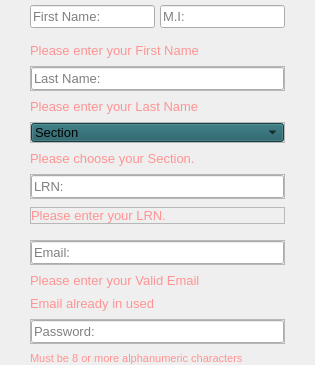
                 <widget class="QWidget" name="widget_6" native="true">
                  <layout class="QVBoxLayout" name="verticalLayout_6">
                   <property name="spacing">
                    <number>15</number>
                   </property>
                   <property name="leftMargin">
                    <number>0</number>
                   </property>
                   <property name="topMargin">
                    <number>5</number>
                   </property>
                   <property name="rightMargin">
                    <number>0</number>
                   </property>
                   <property name="bottomMargin">
                    <number>0</number>
                   </property>
                   <item>
                    <widget class="QWidget" name="widget_12" native="true">
                     <layout class="QVBoxLayout" name="verticalLayout_29">
                      <property name="spacing">
                       <number>25</number>
                      </property>
                      <property name="leftMargin">
                       <number>0</number>
                      </property>
                      <property name="topMargin">
                       <number>0</number>
                      </property>
                      <property name="rightMargin">
                       <number>0</number>
                      </property>
                      <property name="bottomMargin">
                       <number>0</number>
                      </property>
                      <item>
                       <widget class="QWidget" name="widget_8" native="true">
                        <layout class="QHBoxLayout" name="horizontalLayout_5">
                         <property name="spacing">
                          <number>5</number>
                         </property>
                         <property name="sizeConstraint">
                          <enum>QLayout::SetFixedSize</enum>
                         </property>
                         <property name="leftMargin">
                          <number>0</number>
                         </property>
                         <property name="topMargin">
                          <number>0</number>
                         </property>
                         <property name="rightMargin">
                          <number>0</number>
                         </property>
                         <property name="bottomMargin">
                          <number>0</number>
                         </property>
                         <item>
                          <widget class="QWidget" name="widget_9" native="true">
                           <layout class="QVBoxLayout" name="verticalLayout_9">
                            <property name="spacing">
                             <number>0</number>
                            </property>
                            <property name="leftMargin">
                             <number>30</number>
                            </property>
                            <property name="topMargin">
                             <number>0</number>
                            </property>
                            <property name="rightMargin">
                             <number>0</number>
                            </property>
                            <property name="bottomMargin">
                             <number>0</number>
                            </property>
                            <item>
                             <widget class="QLineEdit" name="studFirst_lineEdit">
                              <property name="font">
                               <font>
                                <pointsize>10</pointsize>
                               </font>
                              </property>
                              <property name="toolTip">
                               <string>Required*</string>
                              </property>
                              <property name="styleSheet">
                               <string notr="true"/>
                              </property>
                              <property name="text">
                               <string/>
                              </property>
                              <property name="placeholderText">
                               <string>First Name:</string>
                              </property>
                             </widget>
                            </item>
                           </layout>
                          </widget>
                         </item>
                         <item alignment="Qt::AlignLeft">
                          <widget class="QWidget" name="widget_10" native="true">
                           <layout class="QVBoxLayout" name="verticalLayout_7">
                            <property name="spacing">
                             <number>0</number>
                            </property>
                            <property name="leftMargin">
                             <number>0</number>
                            </property>
                            <property name="topMargin">
                             <number>0</number>
                            </property>
                            <property name="rightMargin">
                             <number>30</number>
                            </property>
                            <property name="bottomMargin">
                             <number>0</number>
                            </property>
                            <item>
                             <widget class="QLineEdit" name="studMiddle_lineEdit">
                              <property name="font">
                               <font>
                                <pointsize>10</pointsize>
                               </font>
                              </property>
                              <property name="toolTip">
                               <string>Required*</string>
                              </property>
                              <property name="styleSheet">
                               <string notr="true"/>
                              </property>
                              <property name="text">
                               <string/>
                              </property>
                              <property name="placeholderText">
                               <string>M.I:</string>
                              </property>
                             </widget>
                            </item>
                           </layout>
                          </widget>
                         </item>
                        </layout>
                       </widget>
                      </item>
                     </layout>
                    </widget>
                   </item>
                   <item>
                    <widget class="QWidget" name="widget_11" native="true">
                     <layout class="QVBoxLayout" name="verticalLayout_11">
                      <property name="spacing">
                       <number>8</number>
                      </property>
                      <property name="leftMargin">
                       <number>30</number>
                      </property>
                      <property name="topMargin">
                       <number>0</number>
                      </property>
                      <property name="rightMargin">
                       <number>30</number>
                      </property>
                      <property name="bottomMargin">
                       <number>0</number>
                      </property>
                      <item>
                       <widget class="QWidget" name="warningFname" native="true">
                        <layout class="QVBoxLayout" name="verticalLayout_15">
                         <property name="spacing">
                          <number>0</number>
                         </property>
                         <property name="leftMargin">
                          <number>0</number>
                         </property>
                         <property name="topMargin">
                          <number>0</number>
                         </property>
                         <property name="rightMargin">
                          <number>0</number>
                         </property>
                         <property name="bottomMargin">
                          <number>0</number>
                         </property>
                         <item>
                          <widget class="QLabel" name="label_14">
                           <property name="font">
                            <font>
                             <family>MS Shell Dlg 2</family>
                             <pointsize>10</pointsize>
                            </font>
                           </property>
                           <property name="text">
                            <string>&lt;html&gt;&lt;head/&gt;&lt;body&gt;&lt;p&gt;&lt;span style=&quot; color:#ff9393;&quot;&gt;Please enter your First Name&lt;/span&gt;&lt;/p&gt;&lt;/body&gt;&lt;/html&gt;</string>
                           </property>
                           <property name="textFormat">
                            <enum>Qt::RichText</enum>
                           </property>
                           <property name="alignment">
                            <set>Qt::AlignLeading|Qt::AlignLeft|Qt::AlignVCenter</set>
                           </property>
                          </widget>
                         </item>
                        </layout>
                       </widget>
                      </item>
                      <item>
                       <widget class="QFrame" name="frame_7">
                        <property name="frameShape">
                         <enum>QFrame::StyledPanel</enum>
                        </property>
                        <property name="frameShadow">
                         <enum>QFrame::Raised</enum>
                        </property>
                        <layout class="QVBoxLayout" name="verticalLayout_22">
                         <property name="spacing">
                          <number>0</number>
                         </property>
                         <property name="leftMargin">
                          <number>0</number>
                         </property>
                         <property name="topMargin">
                          <number>0</number>
                         </property>
                         <property name="rightMargin">
                          <number>0</number>
                         </property>
                         <property name="bottomMargin">
                          <number>0</number>
                         </property>
                         <item>
                          <widget class="QLineEdit" name="studLast_lineEdit">
                           <property name="font">
                            <font>
                             <pointsize>10</pointsize>
                            </font>
                           </property>
                           <property name="toolTip">
                            <string>Required*</string>
                           </property>
                           <property name="styleSheet">
                            <string notr="true"/>
                           </property>
                           <property name="text">
                            <string/>
                           </property>
                           <property name="placeholderText">
                            <string>Last Name:</string>
                           </property>
                          </widget>
                         </item>
                        </layout>
                       </widget>
                      </item>
                      <item>
                       <widget class="QWidget" name="warningLname" native="true">
                        <layout class="QVBoxLayout" name="verticalLayout_16">
                         <property name="spacing">
                          <number>0</number>
                         </property>
                         <property name="leftMargin">
                          <number>0</number>
                         </property>
                         <property name="topMargin">
                          <number>0</number>
                         </property>
                         <property name="rightMargin">
                          <number>0</number>
                         </property>
                         <property name="bottomMargin">
                          <number>0</number>
                         </property>
                         <item>
                          <widget class="QLabel" name="label_15">
                           <property name="font">
                            <font>
                             <family>MS Shell Dlg 2</family>
                             <pointsize>10</pointsize>
                            </font>
                           </property>
                           <property name="text">
                            <string>&lt;html&gt;&lt;head/&gt;&lt;body&gt;&lt;p&gt;&lt;span style=&quot; color:#ff9393;&quot;&gt;Please enter your Last Name&lt;/span&gt;&lt;/p&gt;&lt;/body&gt;&lt;/html&gt;</string>
                           </property>
                           <property name="textFormat">
                            <enum>Qt::RichText</enum>
                           </property>
                           <property name="alignment">
                            <set>Qt::AlignLeading|Qt::AlignLeft|Qt::AlignVCenter</set>
                           </property>
                          </widget>
                         </item>
                        </layout>
                       </widget>
                      </item>
                      <item>
                       <widget class="QFrame" name="frame_8">
                        <property name="frameShape">
                         <enum>QFrame::StyledPanel</enum>
                        </property>
                        <property name="frameShadow">
                         <enum>QFrame::Raised</enum>
                        </property>
                        <layout class="QHBoxLayout" name="horizontalLayout_6">
                         <property name="spacing">
                          <number>0</number>
                         </property>
                         <property name="leftMargin">
                          <number>0</number>
                         </property>
                         <property name="topMargin">
                          <number>0</number>
                         </property>
                         <property name="rightMargin">
                          <number>0</number>
                         </property>
                         <property name="bottomMargin">
                          <number>0</number>
                         </property>
                         <item>
                          <widget class="QComboBox" name="studSec_comboBox">
                           <property name="font">
                            <font>
                             <pointsize>10</pointsize>
                            </font>
                           </property>
                           <property name="styleSheet">
                            <string notr="true">background-color: rgb(29, 89, 98);
padding-left: 3px;</string>
                           </property>
                           <item>
                            <property name="text">
                             <string>Section</string>
                            </property>
                           </item>
                           <item>
                            <property name="text">
                             <string>A</string>
                            </property>
                           </item>
                           <item>
                            <property name="text">
                             <string>B</string>
                            </property>
                           </item>
                           <item>
                            <property name="text">
                             <string>C</string>
                            </property>
                           </item>
                           <item>
                            <property name="text">
                             <string>D</string>
                            </property>
                           </item>
                           <item>
                            <property name="text">
                             <string>E</string>
                            </property>
                           </item>
                          </widget>
                         </item>
                        </layout>
                       </widget>
                      </item>
                      <item>
                       <widget class="QWidget" name="warningYrSec" native="true">
                        <layout class="QVBoxLayout" name="verticalLayout_17">
                         <property name="spacing">
                          <number>0</number>
                         </property>
                         <property name="leftMargin">
                          <number>0</number>
                         </property>
                         <property name="topMargin">
                          <number>0</number>
                         </property>
                         <property name="rightMargin">
                          <number>0</number>
                         </property>
                         <property name="bottomMargin">
                          <number>0</number>
                         </property>
                         <item>
                          <widget class="QLabel" name="label_16">
                           <property name="font">
                            <font>
                             <family>MS Shell Dlg 2</family>
                             <pointsize>10</pointsize>
                            </font>
                           </property>
                           <property name="text">
                            <string>&lt;html&gt;&lt;head/&gt;&lt;body&gt;&lt;p&gt;&lt;span style=&quot; color:#ff9393;&quot;&gt;Please choose your Section.&lt;/span&gt;&lt;/p&gt;&lt;/body&gt;&lt;/html&gt;</string>
                           </property>
                           <property name="textFormat">
                            <enum>Qt::RichText</enum>
                           </property>
                           <property name="alignment">
                            <set>Qt::AlignLeading|Qt::AlignLeft|Qt::AlignVCenter</set>
                           </property>
                          </widget>
                         </item>
                        </layout>
                       </widget>
                      </item>
                      <item>
                       <widget class="QFrame" name="frame_12">
                        <property name="frameShape">
                         <enum>QFrame::StyledPanel</enum>
                        </property>
                        <property name="frameShadow">
                         <enum>QFrame::Raised</enum>
                        </property>
                        <layout class="QVBoxLayout" name="verticalLayout_23">
                         <property name="spacing">
                          <number>0</number>
                         </property>
                         <property name="leftMargin">
                          <number>0</number>
                         </property>
                         <property name="topMargin">
                          <number>0</number>
                         </property>
                         <property name="rightMargin">
                          <number>0</number>
                         </property>
                         <property name="bottomMargin">
                          <number>0</number>
                         </property>
                         <item>
                          <widget class="QLineEdit" name="studSchoolID_lineEdit">
                           <property name="font">
                            <font>
                             <pointsize>10</pointsize>
                            </font>
                           </property>
                           <property name="toolTip">
                            <string>Required*</string>
                           </property>
                           <property name="styleSheet">
                            <string notr="true"/>
                           </property>
                           <property name="text">
                            <string/>
                           </property>
                           <property name="placeholderText">
                            <string>LRN:</string>
                           </property>
                          </widget>
                         </item>
                        </layout>
                       </widget>
                      </item>
                      <item>
                       <widget class="QFrame" name="warningStudID">
                        <property name="frameShape">
                         <enum>QFrame::StyledPanel</enum>
                        </property>
                        <property name="frameShadow">
                         <enum>QFrame::Raised</enum>
                        </property>
                        <layout class="QVBoxLayout" name="verticalLayout_27">
                         <property name="spacing">
                          <number>0</number>
                         </property>
                         <property name="leftMargin">
                          <number>0</number>
                         </property>
                         <property name="topMargin">
                          <number>0</number>
                         </property>
                         <property name="rightMargin">
                          <number>0</number>
                         </property>
                         <property name="bottomMargin">
                          <number>0</number>
                         </property>
                         <item>
                          <widget class="QLabel" name="label_2">
                           <property name="font">
                            <font>
                             <family>MS Shell Dlg 2</family>
                             <pointsize>10</pointsize>
                            </font>
                           </property>
                           <property name="text">
                            <string>&lt;html&gt;&lt;head/&gt;&lt;body&gt;&lt;p&gt;&lt;span style=&quot; color:#ff9393;&quot;&gt;Please enter your LRN.&lt;/span&gt;&lt;/p&gt;&lt;/body&gt;&lt;/html&gt;</string>
                           </property>
                           <property name="textFormat">
                            <enum>Qt::RichText</enum>
                           </property>
                           <property name="alignment">
                            <set>Qt::AlignLeading|Qt::AlignLeft|Qt::AlignVCenter</set>
                           </property>
                          </widget>
                         </item>
                        </layout>
                       </widget>
                      </item>
                      <item>
                       <widget class="QWidget" name="warningSchool" native="true">
                        <layout class="QVBoxLayout" name="verticalLayout_18">
                         <property name="spacing">
                          <number>0</number>
                         </property>
                         <property name="leftMargin">
                          <number>0</number>
                         </property>
                         <property name="topMargin">
                          <number>0</number>
                         </property>
                         <property name="rightMargin">
                          <number>0</number>
                         </property>
                         <property name="bottomMargin">
                          <number>0</number>
                         </property>
                        </layout>
                       </widget>
                      </item>
                      <item>
                       <widget class="QFrame" name="frame_10">
                        <property name="frameShape">
                         <enum>QFrame::StyledPanel</enum>
                        </property>
                        <property name="frameShadow">
                         <enum>QFrame::Raised</enum>
                        </property>
                        <layout class="QVBoxLayout" name="verticalLayout_25">
                         <property name="spacing">
                          <number>0</number>
                         </property>
                         <property name="leftMargin">
                          <number>0</number>
                         </property>
                         <property name="topMargin">
                          <number>0</number>
                         </property>
                         <property name="rightMargin">
                          <number>0</number>
                         </property>
                         <property name="bottomMargin">
                          <number>0</number>
                         </property>
                         <item>
                          <widget class="QLineEdit" name="studEmail_lineEdit">
                           <property name="font">
                            <font>
                             <pointsize>10</pointsize>
                            </font>
                           </property>
                           <property name="toolTip">
                            <string>Required*</string>
                           </property>
                           <property name="styleSheet">
                            <string notr="true"/>
                           </property>
                           <property name="text">
                            <string/>
                           </property>
                           <property name="placeholderText">
                            <string>Email:</string>
                           </property>
                          </widget>
                         </item>
                        </layout>
                       </widget>
                      </item>
                      <item>
                       <widget class="QWidget" name="warningEmail" native="true">
                        <layout class="QVBoxLayout" name="verticalLayout_20">
                         <property name="spacing">
                          <number>0</number>
                         </property>
                         <property name="leftMargin">
                          <number>0</number>
                         </property>
                         <property name="topMargin">
                          <number>0</number>
                         </property>
                         <property name="rightMargin">
                          <number>0</number>
                         </property>
                         <property name="bottomMargin">
                          <number>0</number>
                         </property>
                         <item>
                          <widget class="QLabel" name="label_18">
                           <property name="font">
                            <font>
                             <family>MS Shell Dlg 2</family>
                             <pointsize>10</pointsize>
                            </font>
                           </property>
                           <property name="text">
                            <string>&lt;html&gt;&lt;head/&gt;&lt;body&gt;&lt;p&gt;&lt;span style=&quot; color:#ff9393;&quot;&gt;Please enter your Valid Email&lt;/span&gt;&lt;/p&gt;&lt;/body&gt;&lt;/html&gt;</string>
                           </property>
                           <property name="textFormat">
                            <enum>Qt::RichText</enum>
                           </property>
                           <property name="alignment">
                            <set>Qt::AlignLeading|Qt::AlignLeft|Qt::AlignVCenter</set>
                           </property>
                          </widget>
                         </item>
                        </layout>
                       </widget>
                      </item>
                      <item>
                       <widget class="QWidget" name="warningEmailInUsed" native="true">
                        <layout class="QVBoxLayout" name="verticalLayout_28">
                         <property name="spacing">
                          <number>0</number>
                         </property>
                         <property name="leftMargin">
                          <number>0</number>
                         </property>
                         <property name="topMargin">
                          <number>0</number>
                         </property>
                         <property name="rightMargin">
                          <number>0</number>
                         </property>
                         <property name="bottomMargin">
                          <number>0</number>
                         </property>
                         <item>
                          <widget class="QLabel" name="label_20">
                           <property name="font">
                            <font>
                             <family>MS Shell Dlg 2</family>
                             <pointsize>10</pointsize>
                            </font>
                           </property>
                           <property name="text">
                            <string>&lt;html&gt;&lt;head/&gt;&lt;body&gt;&lt;p&gt;&lt;span style=&quot; color:#ff9393;&quot;&gt;Email already in used&lt;/span&gt;&lt;/p&gt;&lt;/body&gt;&lt;/html&gt;</string>
                           </property>
                           <property name="textFormat">
                            <enum>Qt::RichText</enum>
                           </property>
                           <property name="alignment">
                            <set>Qt::AlignLeading|Qt::AlignLeft|Qt::AlignVCenter</set>
                           </property>
                          </widget>
                         </item>
                        </layout>
                       </widget>
                      </item>
                      <item>
                       <widget class="QFrame" name="frame_11">
                        <property name="frameShape">
                         <enum>QFrame::StyledPanel</enum>
                        </property>
                        <property name="frameShadow">
                         <enum>QFrame::Raised</enum>
                        </property>
                        <layout class="QVBoxLayout" name="verticalLayout_26">
                         <property name="spacing">
                          <number>0</number>
                         </property>
                         <property name="leftMargin">
                          <number>0</number>
                         </property>
                         <property name="topMargin">
                          <number>0</number>
                         </property>
                         <property name="rightMargin">
                          <number>0</number>
                         </property>
                         <property name="bottomMargin">
                          <number>0</number>
                         </property>
                         <item>
                          <widget class="QLineEdit" name="studPass_lineEdit">
                           <property name="font">
                            <font>
                             <pointsize>10</pointsize>
                            </font>
                           </property>
                           <property name="toolTip">
                            <string>Required*</string>
                           </property>
                           <property name="styleSheet">
                            <string notr="true"/>
                           </property>
                           <property name="text">
                            <string/>
                           </property>
                           <property name="echoMode">
                            <enum>QLineEdit::Password</enum>
                           </property>
                           <property name="placeholderText">
                            <string>Password:</string>
                           </property>
                          </widget>
                         </item>
                        </layout>
                       </widget>
                      </item>
                      <item>
                       <widget class="QWidget" name="warningPass" native="true">
                        <layout class="QVBoxLayout" name="verticalLayout_21">
                         <property name="spacing">
                          <number>0</number>
                         </property>
                         <property name="leftMargin">
                          <number>0</number>
                         </property>
                         <property name="topMargin">
                          <number>0</number>
                         </property>
                         <property name="rightMargin">
                          <number>0</number>
                         </property>
                         <property name="bottomMargin">
                          <number>0</number>
                         </property>
                         <item>
                          <widget class="QLabel" name="label_19">
                           <property name="font">
                            <font>
                             <family>MS Shell Dlg 2</family>
                             <pointsize>10</pointsize>
                            </font>
                           </property>
                           <property name="text">
                            <string>&lt;html&gt;&lt;head/&gt;&lt;body&gt;&lt;p&gt;&lt;span style=&quot; font-size:8pt; color:#ff9393;&quot;&gt;Must be 8 or more alphanumeric characters&lt;/span&gt;&lt;/p&gt;&lt;/body&gt;&lt;/html&gt;</string>
                           </property>
                           <property name="textFormat">
                            <enum>Qt::RichText</enum>
                           </property>
                           <property name="alignment">
                            <set>Qt::AlignLeading|Qt::AlignLeft|Qt::AlignVCenter</set>
                           </property>
                          </widget>
                         </item>
                        </layout>
                       </widget>
                      </item>
                     </layout>
                    </widget>
                   </item>
                  </layout>
                 </widget>
